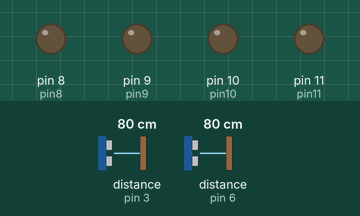
This sketch was run on a simulated Arduino Uno, built with avr-gcc and run on an emulated ATmega328P. Parts: output pins drawn as LEDs (lit = HIGH). Wiring (inferred from the names in the program): 2 × ultrasonic range finder: trigger pin 2, echo pin 3 / trigger pin 5, echo pin 6. Inputs (shaded band) come from the test bench; at power-on: distance to the obstacle (sensors on pin 3, pin 6) 80 cm. The echo pulse lasts 58.3 µs per cm; pins used as bus, display or sensor lines are not drawn; what the sketch prints to the serial monitor is not drawn.

Above: at 1.2 s.
1.3 s: distance to the obstacle (sensor on pin 3) set to 17 cm
3.0 s: distance to the obstacle (sensor on pin 3) set to 12 cm
At 3.74 s:
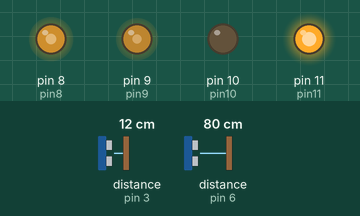
6.0 s: distance to the obstacle (sensor on pin 6) set to 17 cm
9.0 s: distance to the obstacle (sensor on pin 6) set to 13 cm
At 9.7 s:
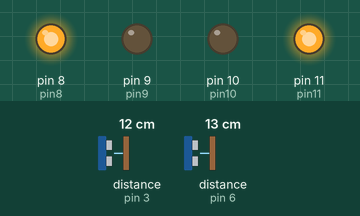
10.8 s: distance to the obstacle (sensor on pin 3) set to 120 cm
At 11.76 s:
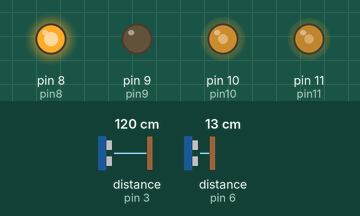
13.8 s: distance to the obstacle (sensor on pin 6) set to 18 cm
At 15.4 s:
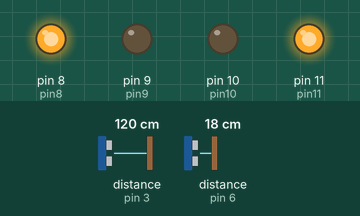
Timing chart, 0 to 16.9 s (numbered marks = the images above; inputs shaded):
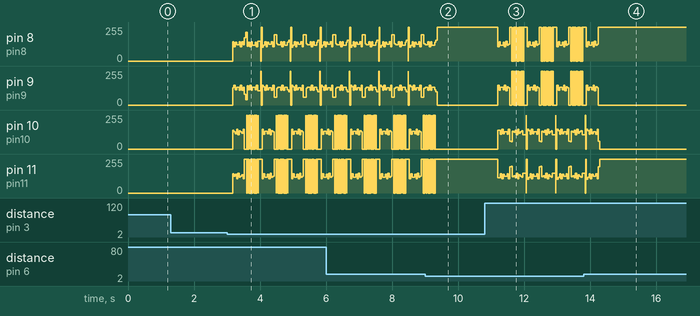

The sketch:

prototype_code.ino
```cpp
// from left to right (0 1 2 3)(yellow wires to hbridge)
//left to right wire order
//black white grey purple

int leftEchoPin = 6;    // Echo
int leftTrigPin = 5;    // Trigger
int rightEchoPin = 3;    // Echo
int rightTrigPin = 2;    // Trigger
long leftDuration, rightDuration, leftCm, rightCm;

int pin8 = 8;
int pin9 = 9;
int pin10 = 10;
int pin11 = 11;

int currentState = 0;

void setup() {
  //Serial Port begin
  Serial.begin (9600);
  //Define inputs and outputs
  pinMode(leftTrigPin, OUTPUT);
  pinMode(leftEchoPin, INPUT);
  pinMode(rightTrigPin, OUTPUT);
  pinMode(rightEchoPin, INPUT);

  pinMode(pin8, OUTPUT);
  pinMode(pin9, OUTPUT);
  pinMode(pin10, OUTPUT);
  pinMode(pin11, OUTPUT);
}

// set state of the 4 pins
void setState0() {
  digitalWrite(pin8, HIGH);
  digitalWrite(pin9, LOW);
  digitalWrite(pin10, LOW);
  digitalWrite(pin11, HIGH);
  currentState = 0;
//  Serial.println(currentState);
}

void setState1() {
  digitalWrite(pin8, HIGH);
  digitalWrite(pin9, LOW);
  digitalWrite(pin10, HIGH);
  digitalWrite(pin11, LOW);
  currentState = 1;
//  Serial.println(currentState);
}

void setState2() {
  digitalWrite(pin8, LOW);
  digitalWrite(pin9, HIGH);
  digitalWrite(pin10, HIGH);
  digitalWrite(pin11, LOW);
  currentState = 2;
//  Serial.println(currentState);
}

void setState3() {
  digitalWrite(pin8, LOW);
  digitalWrite(pin9, HIGH);
  digitalWrite(pin10, LOW);
  digitalWrite(pin11, HIGH);
  currentState = 3;
//  Serial.println(currentState);
}

// main loop
void loop() {
  // get data from left sensor
  int sum = 0;
  int spinState = 0; // 0 not moving, 1 clockwise, 2 counterclockwise

  //for (int i = 0; i < 100; i++)
  //{
  // left ultrasonic sensor
  digitalWrite(leftTrigPin, HIGH);
  delayMicroseconds(20);
  digitalWrite(leftTrigPin, LOW);

  leftDuration = pulseIn(leftEchoPin, HIGH);
  leftCm = (leftDuration / 2) / 29.1;
  //sum += (leftDuration/2) / 29.1;
  //}

  // leftCm = sum /10.0;


  Serial.print("Left sensor: ");
  Serial.print(leftCm);
  Serial.print("cm");
  Serial.println();


  // get data from right sensor
  //sum = 0;
  //for (int i = 0; i < 10; i++)
  // {
  digitalWrite(rightTrigPin, HIGH);
  delayMicroseconds(20);
  digitalWrite(rightTrigPin, LOW);

  rightDuration = pulseIn(rightEchoPin, HIGH);
  rightCm = (rightDuration / 2) / 29.1;
  //sum += (rightDuration/2) / 29.1;
  //}

  //rightCm = sum/10.0;

  Serial.print("Right sensor: ");
  Serial.print(rightCm);
  Serial.print("cm");
  Serial.println();

  if (leftCm == 0) {
    leftCm = 1000;
  }

  if (rightCm == 0) {
    rightCm = 1000;
  }

  for (int i = 0; i < 100; i++) {
    Serial.println(i);
    if (rightCm < 15 && leftCm >= 15) {
      // clockwise (0 - 1 - 2 - 3)
      switch (currentState) {
        case 0:
          setState1();
          break;
        case 1:
          setState2();
          break;
        case 2:
          setState3();
          break;
        case 3:
          setState0();
      }
    } else  if (rightCm >= 15 && leftCm < 15) {
      // counterclockwise (3 - 2 - 1 - 0)
      switch (currentState) {
        case 0:
          setState3();
          break;
        case 1:
          setState0();
          break;
        case 2:
          setState1();
          break;
        case 3:
          setState2();
      }
    }
  }
}
```

Measured:
- the behaviour switches between 15 and 14 cm on distance to the obstacle (sensor on pin 3) (found by bisection; images 0 and 1)
- the behaviour switches between 16 and 15 cm on distance to the obstacle (sensor on pin 6) (found by bisection; images 1 and 2)
- after the input at 9.0 s, pin 10 (pin10): goes on until 9.3 s, then stays 0/255; pin 11 (pin11): goes on until 9.3 s, then stays 255/255
- after the input at 10.8 s, pin 8 (pin8): 255/255 → 106/255 after 0.40 s, then moves between 0/255 and 255/255, repeating every 0.89 s; pin 9 (pin9): 0/255 → 149/255 after 0.40 s, then moves between 0/255 and 255/255, repeating every 0.89 s
- after the input at 13.8 s, pin 8 (pin8): goes on until 14.2 s, then stays 255/255; pin 9 (pin9): goes on until 14.2 s, then stays 0/255
- by itself, pin 10 (pin10), pin 11 (pin11): moves between 0/255 and 255/255, repeating every 0.89 s
